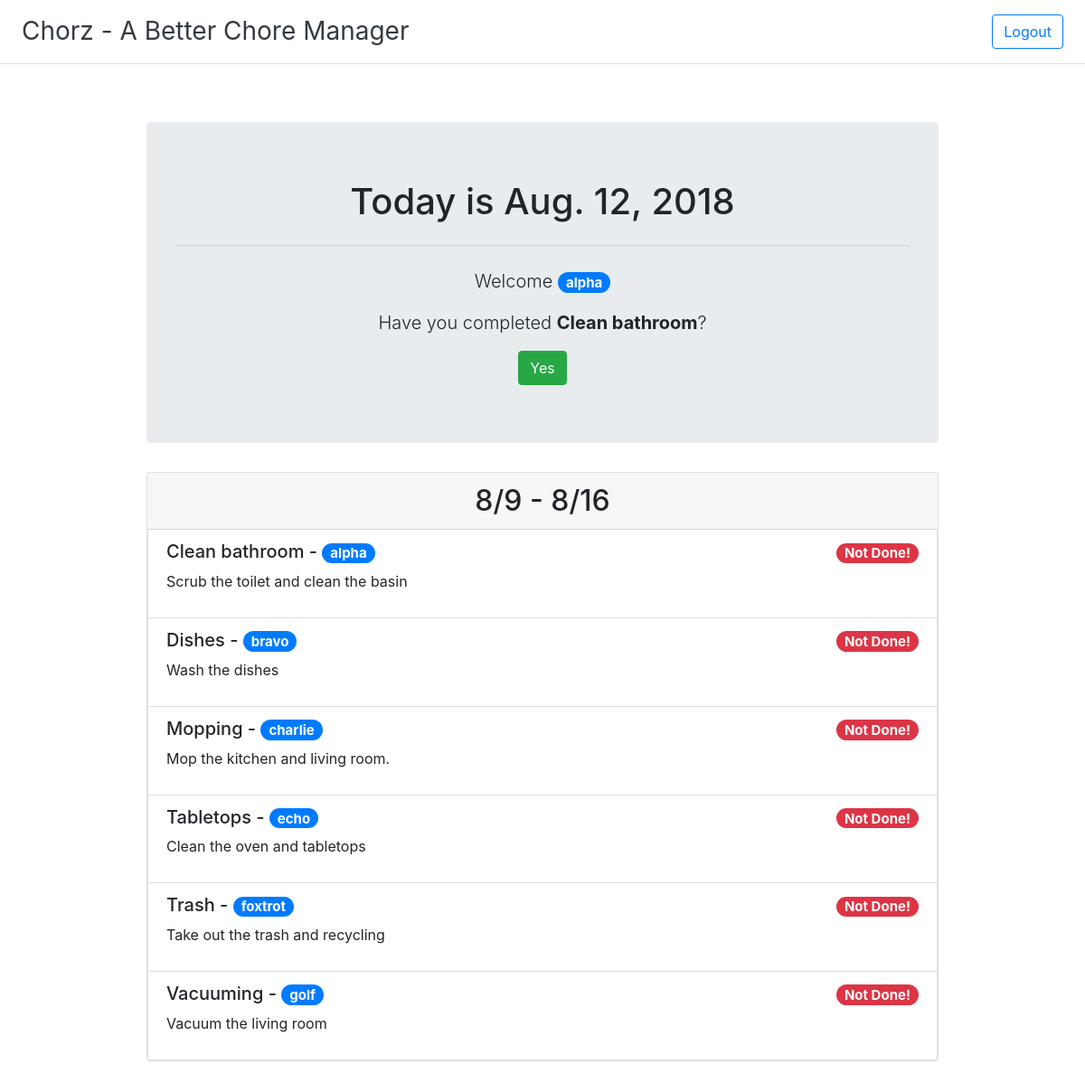
The app's page / (signed in), older data.
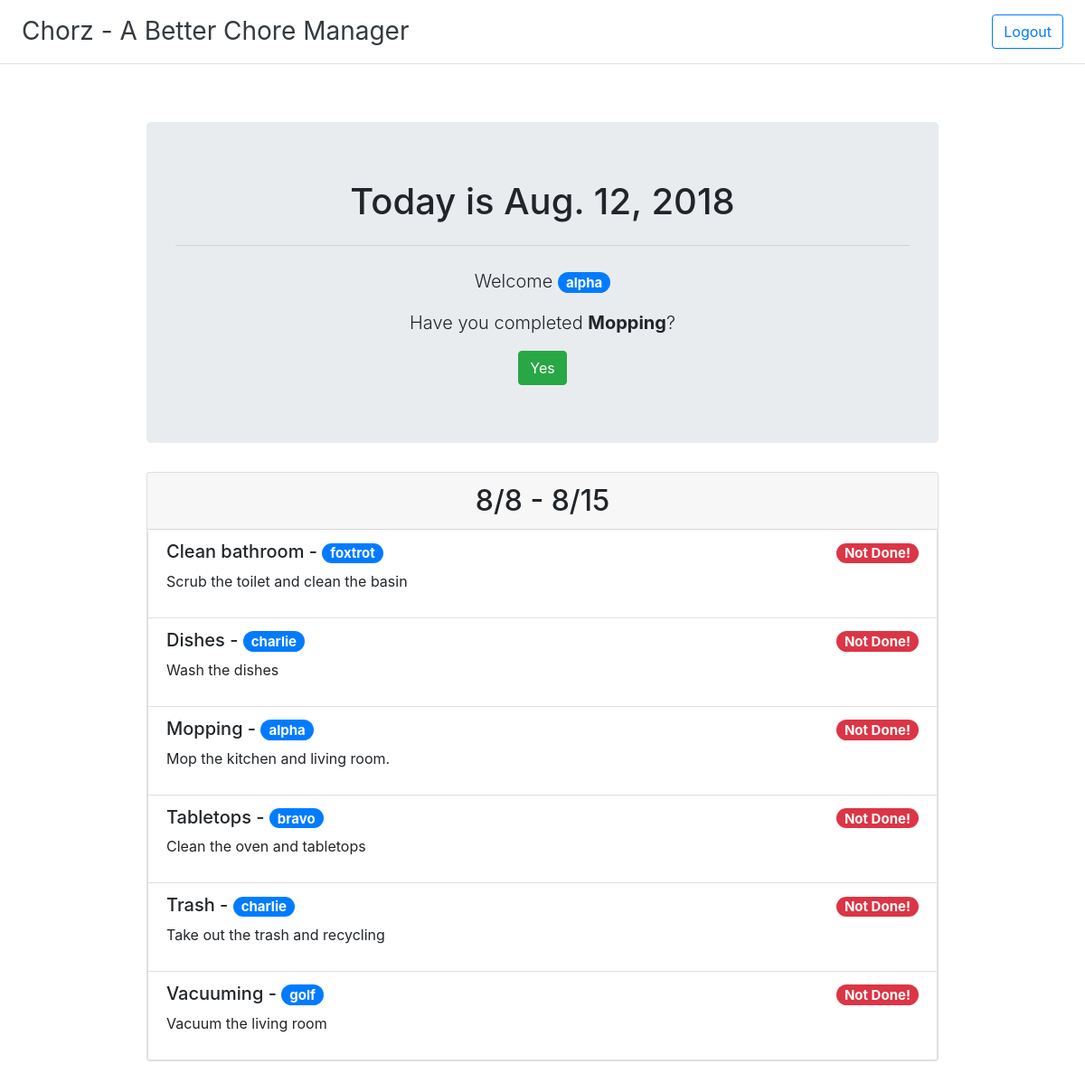
The same page, newer data.
### dashboard/models.py (models this page shows)
class Chore(models.Model):
    name = models.CharField(max_length=50, help_text='Enter the chore name')
    description = models.TextField(help_text='Enter the description for the chore')
    user = models.ForeignKey(User, on_delete=models.SET_NULL, null=True, blank=True)
    is_done = models.BooleanField(default=False)
    class Meta:
        ordering = ['name']
    def __str__(self):
        return self.name

### dashboard/views.py (the view, shortened to what this page needs)
# urls.py: path('', views.Index.as_view(), name='index'),
class Index(generic.ListView):
    model = Chore
    template_name = 'index.html'
    def get_context_data(self, **kwargs):
        context = super().get_context_data(**kwargs)
        scheduler = Scheduler.objects.get(pk=1)
        start_date = scheduler.start
        end_date = start_date + datetime.timedelta(days=7)
        this_date = datetime.date.today()
        def rotate(l, rotations):
            return l[rotations:] + l[:rotations]
        rotations = 0
        try:
            users_chore = Chore.objects.get(user__username=self.request.user.username)
        except Chore.DoesNotExist:
            users_chore = None
        context['start_date'] = f'{start_date.month}/{start_date.day}'
        context['end_date'] = f'{end_date.month}/{end_date.day}'
        context['this_date'] = this_date
        context['rotations'] = rotations
        context['logged_in_user'] = self.request.user
        context['users_chore'] = users_chore
        return context

### dashboard/templates/index.html (shortened to what this page needs)
{% extends "base_generic.html" %}
{% block content %}
<div class="jumbotron mx-auto" style="width: 75%;">
  <h1 class="display-5">Today is {{ this_date }}</h1>
  {% if logged_in_user.username %}
      <hr class="my-4">
      <p class="lead">Welcome <span class="badge badge-pill badge-primary align-middle">{{ logged_in_user.username }}</span></p>
      {% if users_chore %}
      <p class="lead">Have you completed <span class="font-weight-bold">{{ users_chore }}</span>?</p>
      <form action="" method="post">
        <input type="submit" class="btn {% if users_chore.is_done %}btn-danger{% else %}btn-success{% endif %}" value="{% if users_chore.is_done %}No{% else %}Yes{% endif %}" name="change">
      </form>
      {% endif %}
  {% else %}
  <p class="lead"><a href="accounts/login">Login</a> to view/complete your weekly chore.</p>
  {% endif %}
</div>
<div class="card mx-auto" style="width: 75%;">
  <h2 class="card-header display-5">{{ start_date }} - {{ end_date }}</h2>
  <ul class="list-group">
    {% if object_list %}
      {% for chore in object_list %}
        <li class="list-group-item flex-column align-items-start">
          <div class="d-flex w-100 justify-content-between">
            <h5 class="text-left">
                {{ chore }} -
                <span class="badge badge-pill badge-primary">
                    {{ chore.user }}
                </span>
            </h5>
            {% if chore.is_done %}
            <h5><span class="badge badge-pill badge-success">Done!</span></h5>
            {% else %}
            <h5><span class="badge badge-pill badge-danger">Not Done!<span></h5>
            {% endif %}
          </div>
          <div class="d-flex w-100 justify-content-between">
            <p class="text-left">{{ chore.description }}</p>
          </div>
        </li>
      {% endfor %}
    {% else %}
      <li class="list-group-item">There are no chores.</li>
    {% endif %}
  </ul>
</div>
{% endblock %}

Row changes from the older to the newer data that the page shows:
changed Chore "Mopping": user "charlie" → "alpha"
changed Chore "Clean bathroom": user "alpha" → "foxtrot"
changed Chore "Dishes": user "bravo" → "charlie"
changed Chore "Tabletops": user "echo" → "bravo"
changed Chore "Trash": user "foxtrot" → "charlie"
Text that changed along with them:
{{ users_chore }}: "Clean bathroom" → "Mopping"
{{ start_date }}: "8/9" → "8/8"
{{ end_date }}: "8/16" → "8/15"
